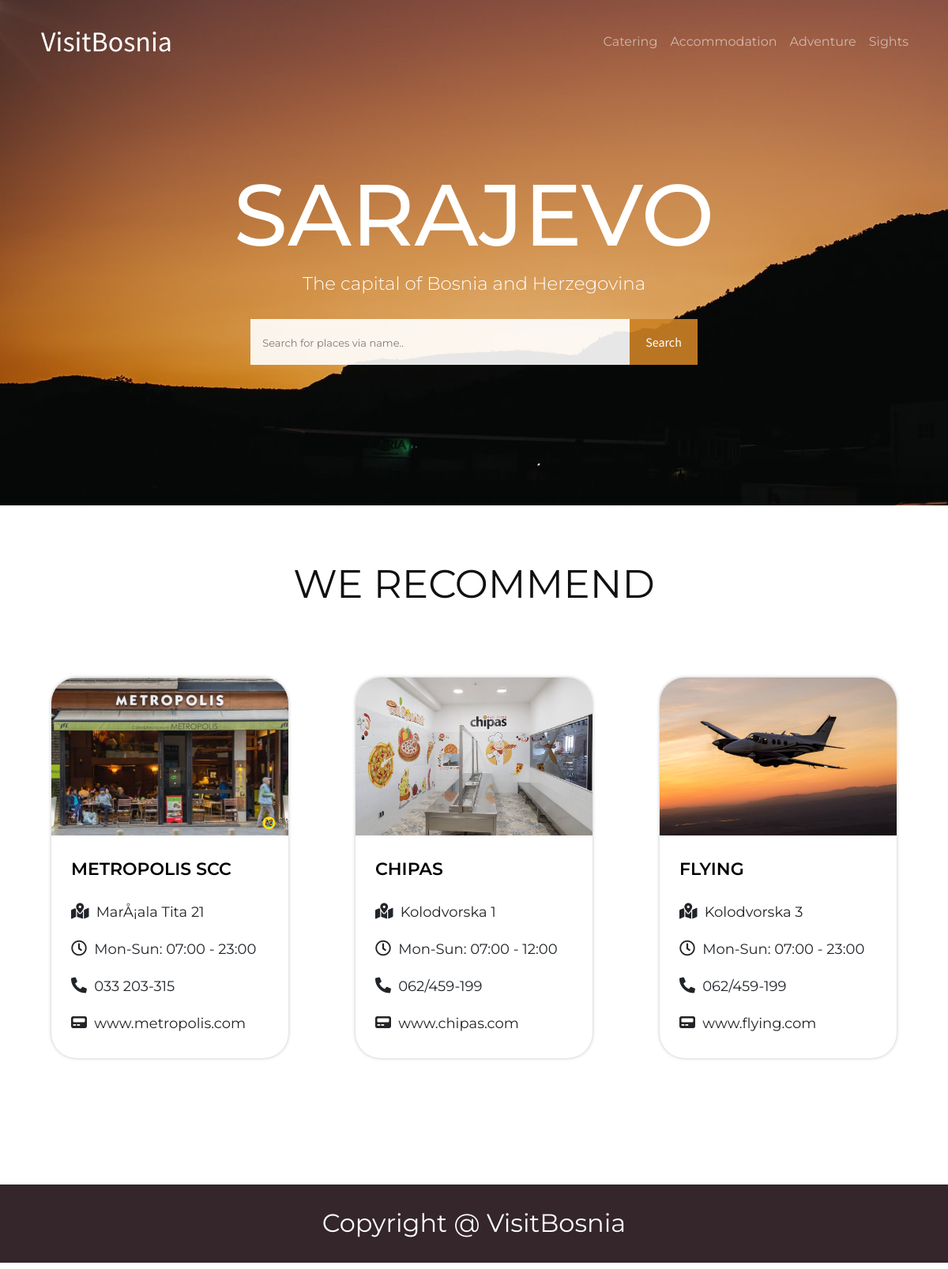
Page /Citypage/citypage.php on the earlier database version.
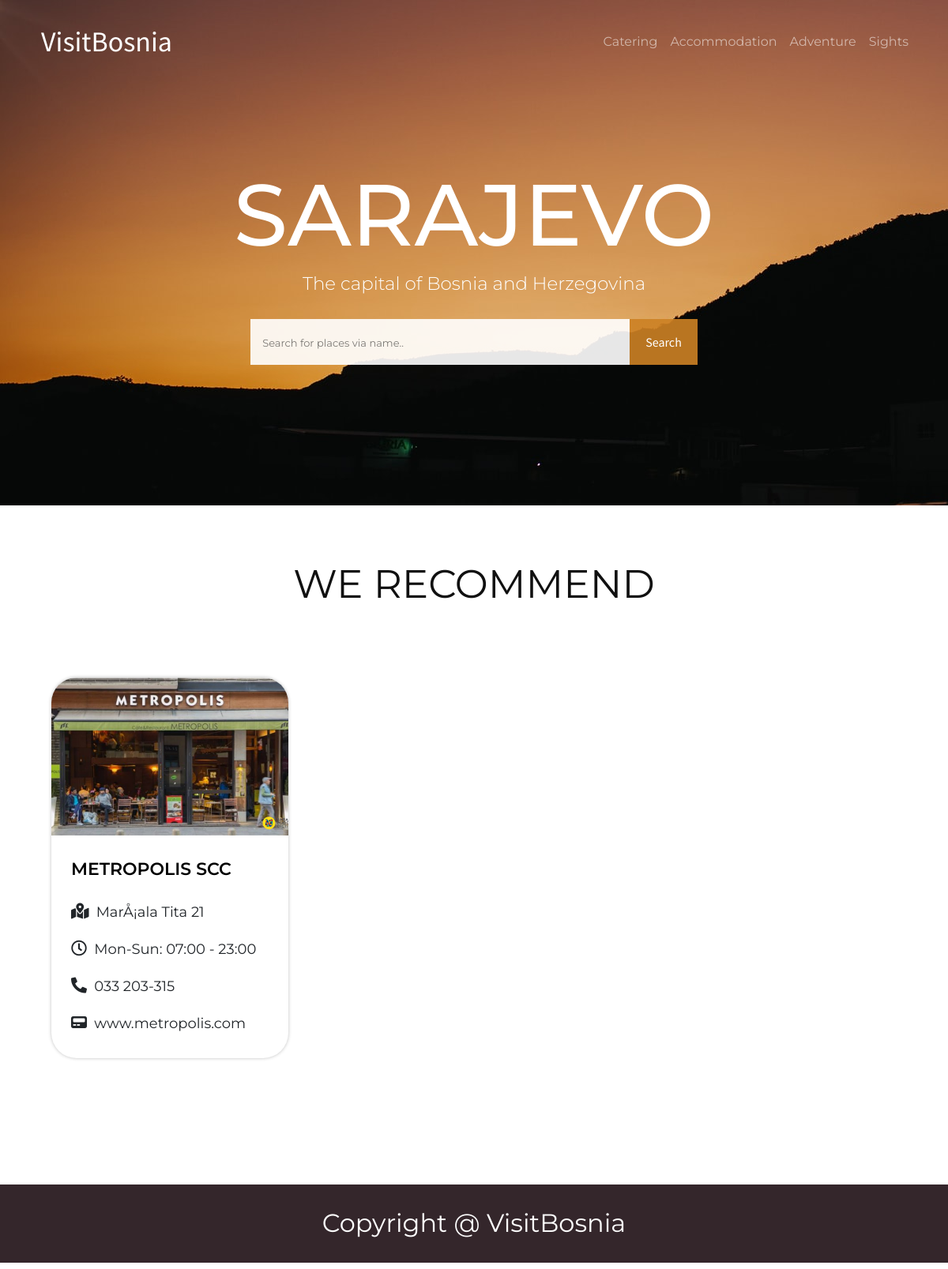
Same page on the later database version.
### tables this page shows
CREATE TABLE `type` (
  `tid` int(11) NOT NULL,
  `name` varchar(255) NOT NULL,
  `supertype` int(11) DEFAULT NULL,
  `picture` varchar(255) DEFAULT NULL
);

CREATE TABLE `object` (
  `oid` int(11) NOT NULL,
  `name` varchar(255) NOT NULL,
  `street` varchar(255) NOT NULL,
  `phone` varchar(20) DEFAULT NULL,
  `opening_hours` time NOT NULL,
  `closing_hours` time NOT NULL,
  `pricing` int(11) DEFAULT 0,
  `webpage` varchar(255) DEFAULT NULL,
  `email` varchar(150) DEFAULT NULL,
  `start_day` varchar(20) DEFAULT 'Monday',
  `close_day` varchar(20) DEFAULT 'Sunday',
  `isVegan` tinyint(1) DEFAULT 0,
  `description` longtext DEFAULT NULL,
  `isGlutenFree` tinyint(1) DEFAULT 0,
  `isPetFriendly` tinyint(1) DEFAULT 0,
  `city` int(11) NOT NULL,
  `isHalal` tinyint(1) DEFAULT 0,
  `image` varchar(255) NOT NULL,
  `averagerating` decimal(10,0) DEFAULT 0,
  `active` bit(1) NOT NULL DEFAULT b'1'
);

### Citypage/citypage.php (the view, shortened to what this page needs)
<?php
    require("../dbase.php");
    $searchQuery = mysqli_query($conn, "SELECT * FROM top_10_places WHERE active = 1 LIMIT 0, 3");
?>
<!doctype html>
<html lang="en">
<head>
    <?php include("../Includes/head.php") ?>
    <link rel="stylesheet" href="../Includes/header.css">
    <link rel="stylesheet" href="../Includes/footer.css">
    <link rel="stylesheet" href="citypage.css">
    <link rel="stylesheet" href="../Includes/box.css">
</head>
<body>
    <div id="S1">
        <?php include("../Includes/header.php"); ?>
        <div class="text">
            <h1 class="city">Sarajevo</h1>
            <h4 class="desc">The capital of Bosnia and Herzegovina</h4>
            <form action="" method="POST">
                <input type="text" placeholder="Search for places via name.." name="searchInput" class="search-box" value="<?= $_POST['searchInput'] ?? "" ?>">
                <button type="submit" class="search-btn">Search</button>
            </form>
        </div>
    </div>
    <div id="S2">
        <?php if($_POST):?>
            <h1 class="recommend">Searches on <?= $input ?></h1>
        <?php else: ?>
            <h1 class="recommend">We Recommend</h1>
        <?php endif; ?>
        <div class="content">
            <?php while ($row = mysqli_fetch_assoc($searchQuery)): ?>
                <div class="box" onClick="location.href='../Object/object.php?object=<?= $row['oid']; ?>'" style="cursor:pointer;">
                    <img class="object-image" src="../images/ObjectImages/<?php if ($row['image']) echo $row['image']; else echo "default.jpg"; ?>" alt="Picture">
                    <div class="info">
                        <h1 class="title"><?= $row['name'] ?></h1>
                        <div class="one-info">
                            <i class="fas fa-map-marked-alt"></i>
                            <span class="info-line"><?= $row['street'] ?></span>
                        </div>
                        <div class="one-info">
                            <i class="far fa-clock"></i>
                            <span class="info-line"><?= strtoupper($row['start_day'][0]) . substr($row['start_day'],1,2) ?>-<?= strtoupper($row['close_day'][0]) . substr($row['close_day'],1,2) ?>: <?= substr($row['opening_hours'], 0,5) ?> - <?= substr($row['closing_hours'], 0,5) ?></span>
                        </div>
                        <div class="one-info">
                            <i class="fas fa-phone-alt"></i>
                            <span class="info-line"><?= $row['phone'] ?></span>
                        </div>
                        <div class="one-info">
                            <i class="fas fa-pager"></i>
                            <span class="info-line"><?= $row['webpage'] ?></span>
                        </div>
                    </div>
                </div>
            <?php endwhile; ?>
        </div>
    </div>
    <?php include("../Includes/footer.php"); ?>
</body>
</html>

### Includes/head.php (shortened to what this page needs)
<link href="https://cdn.jsdelivr.net/npm/bootstrap@5.0.1/dist/css/bootstrap.min.css" rel="stylesheet">
<link rel="stylesheet" href="https://use.fontawesome.com/releases/v5.15.3/css/all.css">

### Includes/header.php (shortened to what this page needs)
<?php
$conn = mysqli_connect('localhost', 'root', '', 'visitbosnia');
$mainCategories = mysqli_query($conn, "SELECT t.tid,t.name FROM type t WHERE t.supertype IS NULL");
?>
<nav class="navbar navbar-expand-lg navbar-dark">
   <div class="container">
       <a class="navbar-brand" href="../Citypage/citypage.php">VisitBosnia</a>
       <div class="collapse navbar-collapse" id="navbarSupportedContent">
           <ul class="navbar-nav mr-auto">
               <?php while ($row = mysqli_fetch_assoc($mainCategories)): ?>
                   <li class="nav-item"><a class="nav-link" href="../Category/category.php?category=<?= $row['tid'] ?>"><?= $row['name'] ?></a></li>
               <?php endwhile; ?>
           </ul>
       </div>
   </div>
</nav>

### Includes/footer.php (shortened to what this page needs)
<footer>
    <h2>Copyright @ VisitBosnia</h2>
</footer>

### Includes/header.css (style rules this page uses)
.navbar-brand { font-family: "Source Sans Pro", sans-serif; color: #fff; text-decoration: none; font-size: 36px; }
.container { margin: 13px auto; }
.navbar-collapse { flex-grow: 0; margin: 0; text-align: center; }
a { font-family: "Montserrat", sans-serif; text-decoration: none; color: #fff; padding: 10px; margin: 0; }

### Includes/footer.css (style rules this page uses)
footer { text-align: center; width: 100%; margin-top: 150px; bottom: 100%; }
footer h2 { font-family: Montserrat; color: #ffff; background-color: #34262B; font-weight: 400; padding: 30px; }

### Citypage/citypage.css (style rules this page uses)
* { padding: 0; margin: 0; box-sizing: border-box; }
#S1 { background-image: url("../images/hero.jpg"); height: 80vh; background-position: left; text-align: center; }
.city { color: #fff; font-family: 'Montserrat', sans-serif; text-transform: uppercase; font-size: 110px; }
.desc { font-family: 'Montserrat', sans-serif; font-size: 23px; font-weight: 300; color: #fff; }
.text { margin: 100px 0; }
form { margin: 30px 0; display: flex; justify-content: center; }
.search-box { padding: 17px 15px; width: 40%; border: none; background-color: rgba(255, 255, 255, 0.9); }
.search-btn { font-family: 'Source Sans Pro', sans-serif; border: none; background-color: rgba(204, 129, 36, 0.9); color: #ffff; padding: 17px 20px; }
::placeholder { font-family: 'Montserrat', sans-serif; font-size: 13px; font-weight: 400; color: rgba(0, 0, 0, 0.5); text-align: left; }
.recommend { font-family: 'Montserrat', sans-serif; color: rgba(16, 16, 16, 1); font-size: 50px; font-weight: 400; padding: 70px; text-align: center; text-transform: uppercase; }

### Includes/box.css (style rules this page uses)
.content { margin: auto; width: 1070px; display: flex; justify-content: space-between; flex-wrap: wrap; }
.box { width: 300px; background: #FFFFFF; box-shadow: 0px 0px 4px rgba(0, 0, 0, 0.25); border-radius: 32px; margin: 10px 0; }
.object-image { width: 100%; border-radius: 32px 32px 0 0; object-fit: cover; height: 200px; }
.one-info { padding: 10px 5px; }
.info { padding: 20px; display: flex; flex-direction: column; align-content: center; justify-content: space-between; }
.info-line { font-family: 'Montserrat', sans-serif; font-weight: 400; font-size: 18px; padding: 0 5px; }
i { font-size: 20px; }
.title { font-family: 'Montserrat', sans-serif; color: #000; font-weight: 600; text-transform: uppercase; font-size: 22px; padding: 10px 5px; }

Differences in the rows shown:
no longer on this page (row edited): object: image (picture), name "CHIPAS", street "Kolodvorska 1", start_day "M", start_day "on", close_day "S", close_day "un", opening_hours "07:00", closing_hours "12:00", phone "062/459-199", webpage "www.chipas.com"
no longer on this page (row edited): object: image (picture), name "FLYING", street "Kolodvorska 3", start_day "M", start_day "on", close_day "S", close_day "un", opening_hours "07:00", closing_hours "23:00", phone "062/459-199", webpage "www.flying.com"
